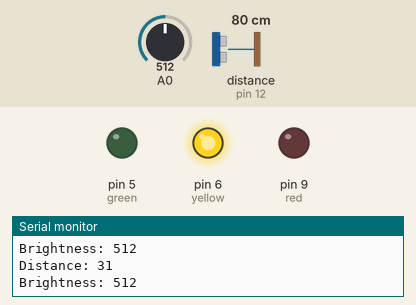
The sketch below on a simulated Arduino Uno, built with avr-gcc and run on an emulated ATmega328P. Shown: output pins drawn as LEDs (lit = HIGH), the last lines printed to the serial monitor. Wiring (inferred from the names in the program): ultrasonic range finder: trigger pin 11; echo pin 12. The inputs (shaded band) are chosen by the test bench; at power-on: A0 = 512, distance to the obstacle (sensor on pin 12) 80 cm. The echo pulse lasts 58.3 µs per cm; pins used as bus, display or sensor lines are not drawn.

Above: at 1.2 s.
1.3 s: A0 set to 685
2.8 s: A0 set to 717
At 3.4 s:
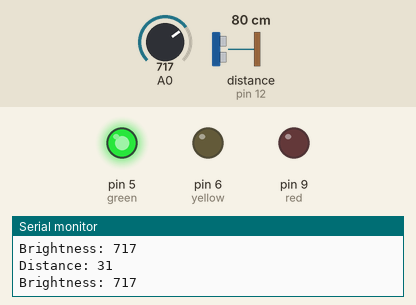
4.3 s: A0 set to 613
5.8 s: A0 set to 591
At 7.3 s:
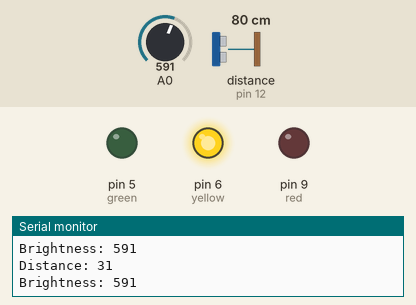
10.3 s: A0 set to 266
11.8 s: A0 set to 234
At 12.5 s:
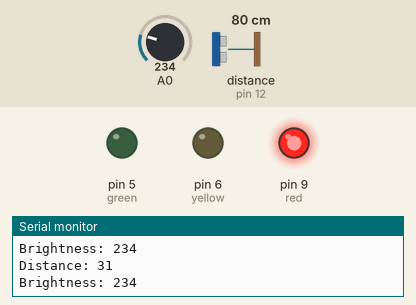
Timing chart, 0 to 14.3 s (numbered marks = the images above; inputs shaded):
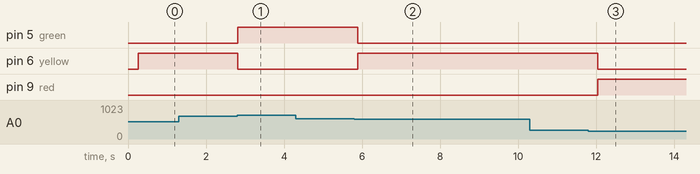

The sketch:

SonicDistanceSensorRemix.ino
```cpp
int trigPin = 11;
int echoPin = 12;

int yellow = 6;
int red = 9;
int green = 5;

long duration;
int distance;


void setup() {
pinMode(trigPin, OUTPUT);
pinMode(echoPin, INPUT);
Serial.begin(9600);

pinMode(yellow,OUTPUT);
pinMode(red,OUTPUT);
pinMode(green,OUTPUT);

}

void loop() {

digitalWrite(trigPin, LOW);
delayMicroseconds(2);

digitalWrite(trigPin, HIGH);
delayMicroseconds(10);
digitalWrite(trigPin, LOW);

duration = pulseIn(echoPin, HIGH);

distance= duration/74/2;

Serial.print("Distance: ");
Serial.println(distance);
Serial.print("Brightness: ");
Serial.println(analogRead(0));
delay(250);
if(analogRead(0) <= 250 )
  {
  digitalWrite(red,HIGH);
  digitalWrite(green,LOW);
  digitalWrite(yellow,LOW);
  }
  if(analogRead(0) > 300 && analogRead(0) <=600)
  {
  digitalWrite(red,LOW);
  digitalWrite(green,LOW);
  digitalWrite(yellow,HIGH);
  }
  if(analogRead(0)> 700)
  {
  digitalWrite(red,LOW);
  digitalWrite(green,HIGH);
  digitalWrite(yellow,LOW);
  }


}
```

Measured:
- the behaviour switches between 700 and 701 on A0 (found by bisection; images 0 and 1)
- the behaviour switches between 601 and 600 on A0 (found by bisection; images 1 and 2)
- the behaviour switches between 251 and 250 on A0 (found by bisection; images 2 and 3)
- after the input at 2.8 s, pin 5 (green): LOW → HIGH at once; pin 6 (yellow): HIGH → LOW at once
- after the input at 5.8 s, pin 5 (green): HIGH → LOW after 0.09 s; pin 6 (yellow): LOW → HIGH after 0.09 s
- after the input at 11.8 s, pin 6 (yellow): HIGH → LOW after 0.24 s; pin 9 (red): LOW → HIGH after 0.24 s
